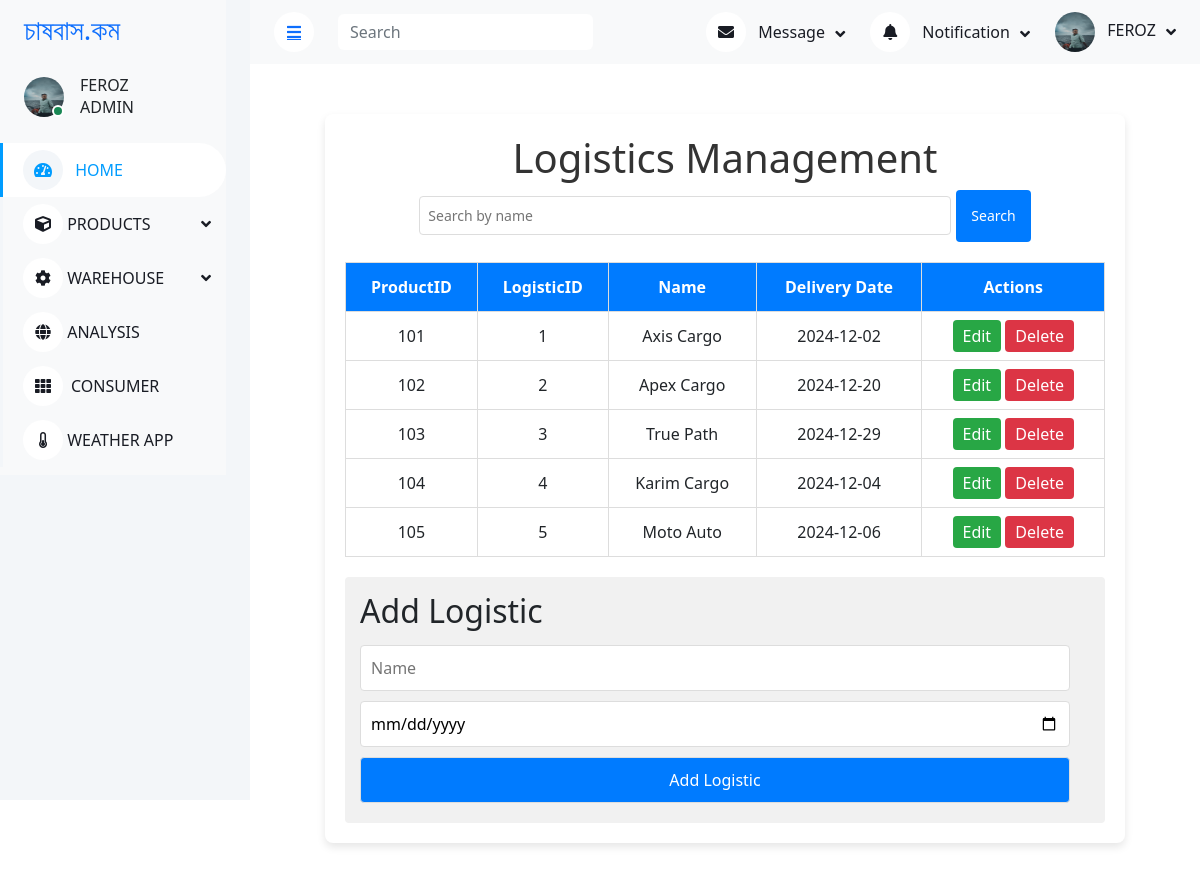
Page /pages/AdminLogistic.php on the committed database.
### tables this page shows
CREATE TABLE `logistics` (
  `ProductID` int(11) NOT NULL,
  `LogisticID` int(11) NOT NULL,
  `name` varchar(255) NOT NULL,
  `delivery_date` date NOT NULL
);

### pages/AdminLogistic.php (the view, shortened to what this page needs)
<?php
$host = 'localhost';
$dbname = 'tutorial';
$username = 'root';
$password = '';
try {
    $pdo = new PDO("mysql:host=$host;dbname=$dbname;charset=utf8", $username, $password);
    $pdo->setAttribute(PDO::ATTR_ERRMODE, PDO::ERRMODE_EXCEPTION);
} catch (PDOException $e) {
    die("Database connection failed: " . $e->getMessage());
}
$search = $_GET['search'] ?? '';
$stmt = $pdo->prepare("SELECT * FROM logistics WHERE name LIKE ?");
$stmt->execute(['%' . $search . '%']);
$logistics = $stmt->fetchAll(PDO::FETCH_ASSOC);
$editingLogistic = null;
?>
<!DOCTYPE html>
<html lang="en">
<head>
    <link href="https://cdnjs.cloudflare.com/ajax/libs/font-awesome/5.10.0/css/all.min.css" rel="stylesheet">
    <link href="https://cdn.jsdelivr.net/npm/bootstrap-icons@1.4.1/font/bootstrap-icons.css" rel="stylesheet">
    <link href="../lib/owlcarousel/assets/owl.carousel.min.css" rel="stylesheet">
    <link href="../lib/tempusdominus/css/tempusdominus-bootstrap-4.min.css" rel="stylesheet" />
    <link href="https://cdn.jsdelivr.net/npm/bootstrap-icons@1.4.1/font/bootstrap-icons.css" rel="stylesheet">
    <link href="../css/bootstrap.min.css" rel="stylesheet">
    <link href="../css/FarmerDashboard.css" rel="stylesheet">
</head>
<body>
    <div class="container-xxl position-relative bg-white d-flex p-0">
        <div class="sidebar pe-4 pb-3">
            <nav class="navbar bg-light navbar-light">
                <a href="admin_index.php" class="navbar-brand mx-4 mb-3">
                    <h3 class="text-primary"></i>চাষবাস.কম</h3>
                </a>
                <div class="d-flex align-items-center ms-4 mb-4">
                    <div class="position-relative">
                        <img class="rounded-circle" src="../images/FarmerDashboard/a_user.jpeg" alt="" style="width: 40px; height: 40px;">
                        <div class="bg-success rounded-circle border border-2 border-white position-absolute end-0 bottom-0 p-1"></div>
                    </div>
                    <div class="ms-3">
                        <h6 class="mb-0">FEROZ</h6>
                        <span> ADMIN </span>
                    </div>
                </div>
                <div class="navbar-nav w-100">
                    <a href="admin_index.php" class="nav-item nav-link active"><i class="fa fa-tachometer-alt me-2"></i> HOME </a>
                    <div class="nav-item dropdown">
                        <div class="nav-item dropdown">
                            <div class="nav-item dropdown">
                                <a href="add_new.php" class="nav-link dropdown-toggle" data-bs-toggle="dropdown"><i class="fa fa-cube"></i> PRODUCTS </a>
                            </div>
                            <div class="nav-item dropdown">
                        <a href="#" class="nav-link dropdown-toggle" data-bs-toggle="dropdown"><i class="fa fa-cog"></i> WAREHOUSE </a>
                    <a href="ProductAnalysis.php" class="nav-item nav-link"><i class="fa fa-globe"></i> ANALYSIS </a>
                    <a href="AdminConsumer.php" class="nav-item nav-link"><i class="fa fa-th me-2"></i>CONSUMER </a>
                    <a href="weather.php" class="nav-item nav-link"><i class="fa fa-thermometer-quarter"></i> WEATHER APP </a>
                        </div>
                    </div>
                </div>
            </nav>
        </div>
        <div class="content">
            <nav class="navbar navbar-expand bg-light navbar-light sticky-top px-4 py-0">
                <a href="#" class="sidebar-toggler flex-shrink-0">
                    <i class="fa fa-bars"></i>
                </a>
                <form class="d-none d-md-flex ms-4">
                    <input class="form-control border-0" type="search" placeholder="Search">
                </form>
                <div class="navbar-nav align-items-center ms-auto">
                    <div class="nav-item dropdown">
                        <a href="#" class="nav-link dropdown-toggle" data-bs-toggle="dropdown">
                            <i class="fa fa-envelope me-lg-2"></i>
                            <span class="d-none d-lg-inline-flex">Message</span>
                        </a>
                    </div>
                    <div class="nav-item dropdown">
                        <a href="#" class="nav-link dropdown-toggle" data-bs-toggle="dropdown">
                            <i class="fa fa-bell me-lg-2"></i>
                            <span class="d-none d-lg-inline-flex">Notification</span>
                        </a>
                    </div>
                    <div class="nav-item dropdown">
                        <a href="#" class="nav-link dropdown-toggle" data-bs-toggle="dropdown">
                            <img class="rounded-circle me-lg-2" src="../images/FarmerDashboard/a_user.jpeg"" alt="" style="width: 40px; height: 40px;">
                            <span class="d-none d-lg-inline-flex">FEROZ</span>
                        </a>
                    </div>
                </div>
            </nav>
</head>
<body>
    <div class="container">
        <h1>Logistics Management</h1>
        <form class="search-form" method="GET">
            <input type="text" name="search" placeholder="Search by name" class="search-box" value="<?= htmlspecialchars($search) ?>">
            <button type="submit" class="search-btn">Search</button>
        </form>
        <table>
    <thead>
        <tr>
            <th>ProductID</th>
            <th>LogisticID</th>
            <th>Name</th>
            <th>Delivery Date</th>
            <th>Actions</th>
        </tr>
    </thead>
    <tbody>
        <?php foreach ($logistics as $logistic): ?>
            <tr>
                <td><?= $logistic['ProductID'] ?></td>
                <td><?= $logistic['LogisticID'] ?></td>
                <td><?= htmlspecialchars($logistic['name']) ?></td>
                <td><?= $logistic['delivery_date'] ?></td>
                <td>
                    <a href="?edit=<?= $logistic['LogisticID'] ?>" class="action-btn">Edit</a>
                    <a href="?delete=<?= $logistic['LogisticID'] ?>" class="action-btn delete">Delete</a>
                </td>
            </tr>
        <?php endforeach; ?>
    </tbody>
</table>
<?php if (!$editingLogistic): ?>
            <div class="form-container">
                <h2>Add Logistic</h2>
                <form method="POST">
                    <input type="text" name="name" placeholder="Name" required>
                    <input type="date" name="delivery_date" required>
                    <button type="submit" name="add">Add Logistic</button>
                </form>
            </div>
        <?php endif; ?>
    </div>
</body>
</html>
</body>
</html>

### css/FarmerDashboard.css (style rules this page uses)
:root { --primary: #009CFF; --light: #F3F6F9; --dark: #191C24; }
.sidebar { position: fixed; top: 0; left: 0; bottom: 0; width: 250px; height: 100vh; overflow-y: auto; background: var(--light); transition: 0.5s; z-index: 999; }
.content { margin-left: 250px; min-height: 100vh; background: #FFFFFF; transition: 0.5s; }
@media (min-width: 992px) { .sidebar { margin-left: 0; } }
@media (min-width: 992px) { .content { width: calc(100% - 250px); } }
.sidebar .navbar .navbar-nav .nav-link { padding: 7px 20px; color: var(--dark); font-weight: 500; border-left: 3px solid var(--light); border-radius: 0 30px 30px 0; outline: none; }
.sidebar .navbar .navbar-nav .nav-link:hover, .sidebar .navbar .navbar-nav .nav-link.active { color: var(--primary); background: #FFFFFF; border-color: var(--primary); }
.sidebar .navbar .navbar-nav .nav-link i { width: 40px; height: 40px; display: inline-flex; align-items: center; justify-content: center; background: #FFFFFF; border-radius: 40px; }
.sidebar .navbar .navbar-nav .nav-link:hover i, .sidebar .navbar .navbar-nav .nav-link.active i { background: var(--light); }
.sidebar .navbar .dropdown-toggle::after { position: absolute; top: 15px; right: 15px; border: none; content: "\f107"; font-family: "Font Awesome 5 Free"; font-weight: 900; transition: .5s; }
.content .navbar .navbar-nav .nav-link { margin-left: 25px; padding: 12px 0; color: var(--dark); outline: none; }
.content .navbar .sidebar-toggler, .content .navbar .navbar-nav .nav-link i { width: 40px; height: 40px; display: inline-flex; align-items: center; justify-content: center; background: #FFFFFF; border-radius: 40px; }
.content .navbar .dropdown-toggle::after { margin-left: 6px; vertical-align: middle; border: none; content: "\f107"; font-family: "Font Awesome 5 Free"; font-weight: 900; transition: .5s; }
input, label { margin: 0.4rem 0; }

### pages/AdminLogistic.php (style rules this page uses)
.container { max-width: 800px; margin: 50px auto; background: white; border-radius: 8px; box-shadow: 0 4px 8px rgba(0, 0, 0, 0.1); padding: 20px; }
h1 { text-align: center; color: #333; }
.search-form { display: flex; justify-content: center; margin-bottom: 20px; }
.search-box { width: 70%; padding: 8px; font-size: 14px; border: 1px solid #ddd; border-radius: 4px; }
.search-btn { padding: 8px 15px; font-size: 14px; color: white; background-color: #007bff; border: none; border-radius: 4px; margin-left: 5px; cursor: pointer; }
table { width: 100%; border-collapse: collapse; margin-top: 20px; }
table th, table td { padding: 12px; text-align: center; border: 1px solid #ddd; }
table th { background-color: #007bff; color: white; }
.action-btn { padding: 5px 10px; text-decoration: none; color: white; background-color: #28a745; border-radius: 4px; }
.action-btn.delete { background-color: #dc3545; }
.form-container { margin-top: 20px; background-color: #f1f1f1; padding: 15px; border-radius: 4px; }
.form-container h2 { margin-bottom: 10px; }
.form-container input, .form-container button { width: calc(100% - 20px); margin: 5px 0; padding: 10px; border: 1px solid #ddd; border-radius: 4px; }
.form-container button { background-color: #007bff; color: white; cursor: pointer; }

### rows in the picture
logistics: ProductID "101", LogisticID "1", name "Axis Cargo", delivery_date "2024-12-02"
logistics: ProductID "102", LogisticID "2", name "Apex Cargo", delivery_date "2024-12-20"
logistics: ProductID "103", LogisticID "3", name "True Path", delivery_date "2024-12-29"
logistics: ProductID "104", LogisticID "4", name "Karim Cargo", delivery_date "2024-12-04"
logistics: ProductID "105", LogisticID "5", name "Moto Auto", delivery_date "2024-12-06"
